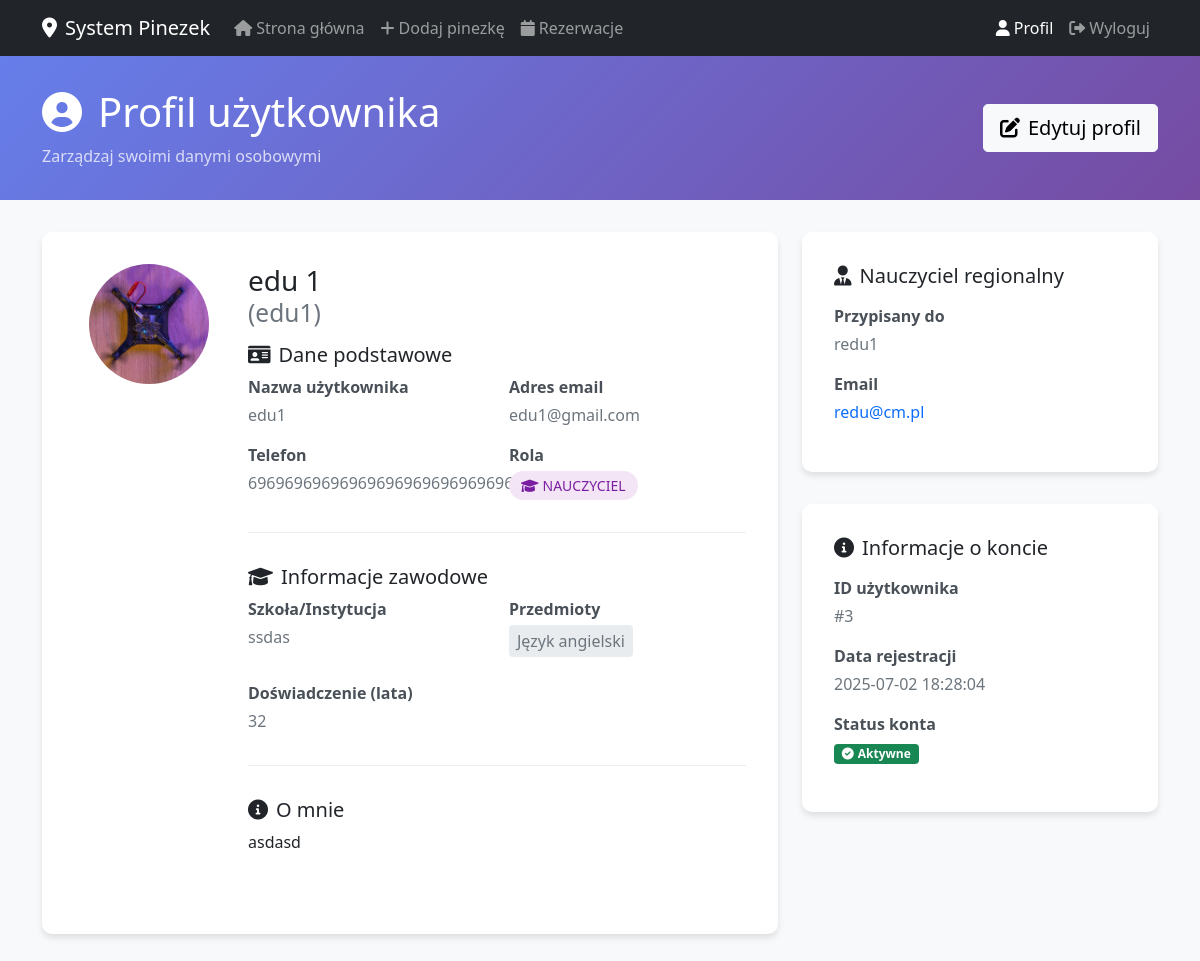
/profile (signed in), run on the app's committed database.
### tables this page shows
CREATE TABLE users (
                id INTEGER PRIMARY KEY AUTOINCREMENT,
                username TEXT UNIQUE NOT NULL,
                email TEXT UNIQUE NOT NULL,
                hash TEXT NOT NULL,
                role INTEGER DEFAULT 0,
                voivodeship TEXT,
                regional_teacher_id INTEGER,
                first_name TEXT,
                last_name TEXT,
                phone TEXT,
                school TEXT,
                subjects TEXT,
                experience_years INTEGER,
                bio TEXT,
                profile_picture TEXT,
                created_at TIMESTAMP DEFAULT CURRENT_TIMESTAMP,
                is_online INTEGER DEFAULT 0,
                last_online TIMESTAMP,
                teaching_modes TEXT DEFAULT 'online',
                availability_hours INTEGER DEFAULT 8,
                parental_email TEXT,
                password_setup_token TEXT,
                token_expiry TIMESTAMP,
                password_reset_token TEXT,
                password_reset_expiry TIMESTAMP,
                tmethod TEXT DEFAULT 'default_method'
            );

### app.py (the view, shortened to what this page needs)
@app.route("/profile", methods=["GET", "POST"])
def profile():
    if "user_id" not in session:
        flash("Musisz być zalogowany", "error")
        return redirect(url_for("login"))
    user_id = session["user_id"]
    db = get_db()
    user_row = db.execute("""
        SELECT u.*, rt.username as regional_teacher_name, rt.email as regional_teacher_email
        FROM users u
        LEFT JOIN users rt ON u.regional_teacher_id = rt.id
        WHERE u.id = ?
    """, (user_id,)).fetchone()
    user = row_to_dict(user_row)
    user['role_name'] = get_role_name(user['role'])
    return render_template("profile.html", user=user, school_subjects=SCHOOL_SUBJECTS)

### app.py (called while the page is built)
def get_db():
    db = getattr(g, '_database', None)
    if db is None:
        db = g._database = sqlite3.connect(DATABASE)
        db.row_factory = sqlite3.Row
    return db

@app.teardown_appcontext
def close_connection(exception):
    db = getattr(g, '_database', None)
    if db is not None:
        db.close()

def row_to_dict(row):
    return dict(row) if row else None

@app.context_processor
def utility_processor():
    return dict(
        get_day_name=get_day_name,
        get_role_name=get_role_name,
        datetime=datetime,
        timedelta=timedelta,
        format_time_slot=format_time_slot
    )

def get_role_name(role_id):
    role_names = {
        ROLE_USER: "user",
        ROLE_TEACHER: "teacher",
        ROLE_REGIONAL_TEACHER: "regional_teacher",
        ROLE_ADMIN: "admin"
    }
    return role_names.get(role_id, "user")

### templates/profile.html (shortened to what this page needs)
<!DOCTYPE html>
<html lang="pl">
<head>
    <link href="https://cdn.jsdelivr.net/npm/bootstrap@5.1.3/dist/css/bootstrap.min.css" rel="stylesheet">
    <link href="https://cdnjs.cloudflare.com/ajax/libs/font-awesome/6.0.0/css/all.min.css" rel="stylesheet">
</head>
<body class="bg-light">
    <nav class="navbar navbar-expand-lg navbar-dark bg-dark">
        <div class="container">
            <a class="navbar-brand" href="{{ url_for('index') }}">
                <i class="fas fa-map-marker-alt me-2"></i>System Pinezek
            </a>
            <div class="collapse navbar-collapse" id="navbarNav">
                <ul class="navbar-nav me-auto">
                    <li class="nav-item">
                        <a class="nav-link" href="{{ url_for('index') }}">
                            <i class="fas fa-home me-1"></i>Strona główna
                        </a>
                    </li>
                    {% if session.user_role in ['teacher', 'regional_teacher', 'admin'] %}
                    <li class="nav-item">
                        <a class="nav-link" href="{{ url_for('add') }}">
                            <i class="fas fa-plus me-1"></i>Dodaj pinezkę
                        </a>
                    </li>
                    {% endif %}
                    <li class="nav-item">
                        <a class="nav-link" href="{{ url_for('bookings') }}">
                            <i class="fas fa-calendar me-1"></i>Rezerwacje
                        </a>
                    </li>
                </ul>
                <ul class="navbar-nav">
                    <li class="nav-item">
                        <a class="nav-link active" href="{{ url_for('profile') }}">
                            <i class="fas fa-user me-1"></i>Profil
                        </a>
                    </li>
                    <li class="nav-item">
                        <a class="nav-link" href="{{ url_for('logout') }}">
                            <i class="fas fa-sign-out-alt me-1"></i>Wyloguj
                        </a>
                    </li>
                </ul>
            </div>
        </div>
    </nav>
    <div class="profile-header">
        <div class="container">
            <div class="row align-items-center">
                <div class="col-md-8">
                    <h1 class="mb-2">
                        <i class="fas fa-user-circle me-3"></i>Profil użytkownika
                    </h1>
                    <p class="mb-0 opacity-75">Zarządzaj swoimi danymi osobowymi</p>
                </div>
                <div class="col-md-4 text-md-end">
                    <button class="btn btn-light btn-lg" data-bs-toggle="modal" data-bs-target="#editModal">
                        <i class="fas fa-edit me-2"></i>Edytuj profil
                    </button>
                </div>
            </div>
        </div>
    </div>
    <div class="container">
        <div class="row">
            <div class="col-lg-8">
                <div class="profile-card">
                    <div class="row">
                        <div class="col-md-3 text-center">
                            <div class="profile-avatar mx-auto">
                                {% if user.profile_picture %}
                                <img src="{{ url_for('static', filename='profile_pictures/' + user.profile_picture) }}" alt="Profile Picture">
                                {% else %}
                                <i class="fas fa-user"></i>
                                {% endif %}
                            </div>
                        </div>
                        <div class="col-md-9">
                            <h3 class="mb-3">
                                {% if user.first_name or user.last_name %}
                                    {{ user.first_name }} {{ user.last_name }}
                                    <small class="text-muted d-block">({{ user.username }})</small>
                                {% else %}
                                    {{ user.username }}
                                {% endif %}
                            </h3>
                            <div class="profile-section">
                                <h5><i class="fas fa-id-card me-2"></i>Dane podstawowe</h5>
                                <div class="row">
                                    <div class="col-md-6">
                                        <div class="info-label">Nazwa użytkownika</div>
                                        <div class="info-value">{{ user.username }}</div>
                                    </div>
                                    <div class="col-md-6">
                                        <div class="info-label">Adres email</div>
                                        <div class="info-value">{{ user.email or 'Nie podano' }}</div>
                                    </div>
                                    {% if user.phone %}
                                    <div class="col-md-6">
                                        <div class="info-label">Telefon</div>
                                        <div class="info-value">{{ user.phone }}</div>
                                    </div>
                                    {% endif %}
                                    <div class="col-md-6">
                                        <div class="info-label">Rola</div>
                                        <div class="info-value">
                                            <span class="role-badge role-{{ user.role_name }}">
                                                {% if user.role_name == 'admin' %}
                                                    <i class="fas fa-crown me-1"></i>Administrator
                                                {% elif user.role_name == 'regional_teacher' %}
                                                    <i class="fas fa-chalkboard-teacher me-1"></i>Nauczyciel regionalny
                                                {% elif user.role_name == 'teacher' %}
                                                    <i class="fas fa-graduation-cap me-1"></i>Nauczyciel
                                                {% else %}
                                                    <i class="fas fa-user me-1"></i>Użytkownik
                                                {% endif %}
                                            </span>
                                        </div>
                                    </div>
                                </div>
                            </div>
                            {% if user.role_name in ['teacher', 'regional_teacher'] %}
                            <div class="profile-section">
                                <h5><i class="fas fa-graduation-cap me-2"></i>Informacje zawodowe</h5>
                                <div class="row">
                                    {% if user.school %}
                                    <div class="col-md-6">
                                        <div class="info-label">Szkoła/Instytucja</div>
                                        <div class="info-value">{{ user.school }}</div>
                                    </div>
                                    {% endif %}
                                    {% if user.subjects %}
                                    <div class="col-md-6">
                                        <div class="info-label">Przedmioty</div>
                                        <div class="info-value">
                                            {% for subject in user.subjects.split(',') %}
                                                <span class="subject-tag">{{ subject.strip() }}</span>
                                            {% endfor %}
                                        </div>
                                    </div>
                                    {% endif %}
                                    {% if user.experience_years %}
                                    <div class="col-md-6">
                                        <div class="info-label">Doświadczenie (lata)</div>
                                        <div class="info-value">{{ user.experience_years }}</div>
                                    </div>
                                    {% endif %}
                                </div>
                            </div>
                            {% endif %}
                            {% if user.bio %}
                            <div class="profile-section">
                                <h5><i class="fas fa-info-circle me-2"></i>O mnie</h5>
                                <div class="bio-text">{{ user.bio }}</div>
                            </div>
                            {% endif %}
                        </div>
                    </div>
                </div>
            </div>
            <div class="col-lg-4">
                {% if user.role_name == 'teacher' and user.regional_teacher_name %}
                <div class="profile-card">
                    <h5 class="mb-3">
                        <i class="fas fa-user-tie me-2"></i>Nauczyciel regionalny
                    </h5>
                    <div class="info-label">Przypisany do</div>
                    <div class="info-value">{{ user.regional_teacher_name }}</div>
                    {% if user.regional_teacher_email %}
                    <div class="info-label">Email</div>
                    <div class="info-value">
                        <a href="mailto:{{ user.regional_teacher_email }}" class="text-decoration-none">
                            {{ user.regional_teacher_email }}
                        </a>
                    </div>
                    {% endif %}
                </div>
                {% endif %}
                <div class="profile-card">
                    <h5 class="mb-3">
                        <i class="fas fa-info-circle me-2"></i>Informacje o koncie
                    </h5>
                    <div class="info-label">ID użytkownika</div>
                    <div class="info-value">#{{ user.id }}</div>
                    <div class="info-label">Data rejestracji</div>
                    <div class="info-value">{{ user.created_at }}</div>
                    <div class="info-label">Status konta</div>
                    <div class="info-value">
                        <span class="badge bg-success">
                            <i class="fas fa-check-circle me-1"></i>Aktywne
                        </span>
                    </div>
                </div>
            </div>
        </div>
    </div>
</body>
</html>

### templates/profile.html (style rules this page uses)
.profile-header { background: linear-gradient(135deg, #667eea 0%, #764ba2 100%); color: white; padding: 2rem 0; margin-bottom: 2rem; }
.profile-card { background: white; border-radius: 10px; box-shadow: 0 4px 6px rgba(0, 0, 0, 0.1); padding: 2rem; margin-bottom: 2rem; }
.profile-avatar { width: 120px; height: 120px; background: #f8f9fa; border-radius: 50%; display: flex; align-items: center; justify-content: center; font-size: 3rem; color: #6c757d; margin-bottom: 1rem; overflow: hidden; }
.profile-avatar img { width: 100%; height: 100%; object-fit: cover; }
.info-label { font-weight: 600; color: #495057; margin-bottom: 0.25rem; }
.info-value { color: #6c757d; margin-bottom: 1rem; }
.role-badge { display: inline-block; padding: 0.25rem 0.75rem; border-radius: 20px; font-size: 0.875rem; font-weight: 500; text-transform: uppercase; }
.role-teacher { background-color: #f3e5f5; color: #7b1fa2; }
.profile-section { margin-bottom: 2rem; padding-bottom: 1rem; border-bottom: 1px solid #eee; }
.profile-section:last-child { border-bottom: none; }
.bio-text { white-space: pre-line; }
.subject-tag { display: inline-block; background-color: #e9ecef; padding: 0.25rem 0.5rem; border-radius: 0.25rem; margin-right: 0.5rem; margin-bottom: 0.5rem; }

### data on the page
users: profile_picture (picture), first_name "edu", last_name "1", username "edu1", email "edu1@gmail.com", phone "69696969696969696969696969696", school "ssdas", strip "Język angielski", experience_years "32", bio "asdasd", id "3", created_at "2025-07-02 18:28:04"
users: regional_teacher_name "redu1", regional_teacher_email "redu@cm.pl"
